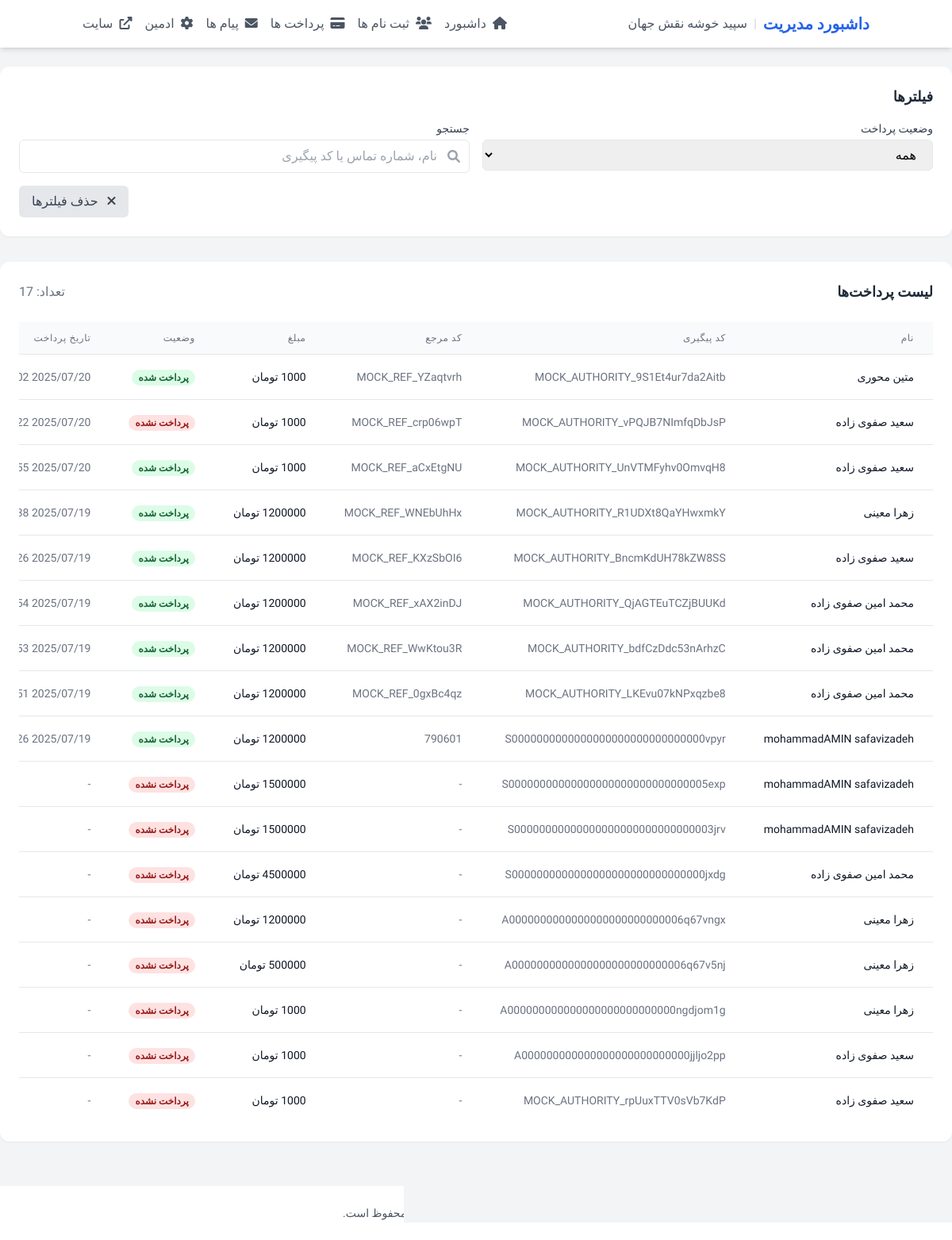
/dashboard/payments/ (signed in), run on the app's committed database.
### registration/models.py (models this page shows, shortened)
class Payment(models.Model):
    registration = models.ForeignKey(Registration, on_delete=models.CASCADE, related_name='payments', verbose_name="ثبت نام")
    amount = models.IntegerField(verbose_name="مبلغ")
    authority = models.CharField(max_length=100, verbose_name="شناسه پرداخت")
    ref_id = models.CharField(max_length=100, blank=True, null=True, verbose_name="شناسه مرجع")
    is_paid = models.BooleanField(default=False, verbose_name="پرداخت شده")
    payment_date = models.DateTimeField(blank=True, null=True, verbose_name="تاریخ پرداخت")
    class Meta:
        verbose_name = "پرداخت"
        verbose_name_plural = "پرداخت ها"
        ordering = ['-payment_date']

class Registration(models.Model):
    PAYMENT_TYPE_CHOICES = (
        ('cash', 'پرداخت نقدی'),
        ('installment', 'پرداخت اقساطی'),
    )
    PAYMENT_STATUS_CHOICES = (
        ('pending', 'در انتظار پرداخت'),
        ('paid', 'پرداخت شده'),
        ('failed', 'پرداخت ناموفق'),
    )
    name = models.CharField(max_length=100, verbose_name="نام و نام خانوادگی")
    phone = models.CharField(max_length=11, verbose_name="شماره تماس")
    payment_type = models.CharField(max_length=20, choices=PAYMENT_TYPE_CHOICES, default='cash', verbose_name="نوع پرداخت")
    payment_status = models.CharField(max_length=20, choices=PAYMENT_STATUS_CHOICES, default='pending', verbose_name="وضعیت پرداخت")
    tracking_code = models.CharField(max_length=10, unique=True, blank=True, null=True, verbose_name="کد پیگیری")
    registration_date = models.DateTimeField(auto_now_add=True, verbose_name="تاریخ ثبت نام")
    class Meta:
        verbose_name = "ثبت نام"
        verbose_name_plural = "ثبت نام ها"
        ordering = ['-registration_date']

### dashboard/views.py (the view, shortened to what this page needs)
# urls.py: path('payments/', PaymentListView.as_view(), name='payments'),
class PaymentListView(LoginRequiredMixin, View):
    def get(self, request):
        payment_status = request.GET.get('payment_status', '')
        search_query = request.GET.get('search', '')
        date_from = request.GET.get('date_from', '')
        date_to = request.GET.get('date_to', '')
        payments = Payment.objects.all()
        if payment_status:
            if payment_status == 'paid':
                payments = payments.filter(is_paid=True)
            elif payment_status == 'unpaid':
                payments = payments.filter(is_paid=False)
        if date_from:
            try:
                date_from = timezone.datetime.strptime(date_from, '%Y-%m-%d')
                payments = payments.filter(payment_date__gte=date_from)
            except ValueError:
                pass
        context = {
            'payments': payments,
            'payment_status': payment_status,
            'search_query': search_query,
            'date_from': date_from,
            'date_to': date_to,
        }
        return render(request, 'dashboard/payment_list.html', context)

### templates/dashboard/payment_list.html (shortened to what this page needs)
{% extends 'dashboard/base.html' %}
{% block content %}
<div class="bg-white rounded-xl shadow-sm p-6 mb-8">
    <h3 class="text-lg font-bold text-gray-800 mb-4">فیلترها</h3>
    <form method="get" class="grid grid-cols-1 md:grid-cols-2 gap-4">
        <div>
            <label for="is_paid" class="block text-sm font-medium text-gray-700 mb-1">وضعیت پرداخت</label>
            <select id="is_paid" name="is_paid" class="w-full px-4 py-2 border rounded-md focus:outline-none focus:ring-2 focus:ring-green-primary">
                <option value="">همه</option>
            </select>
        </div>
        <div>
            <label for="search" class="block text-sm font-medium text-gray-700 mb-1">جستجو</label>
            <div class="relative">
                <div class="absolute inset-y-0 right-0 pr-3 flex items-center pointer-events-none">
                </div>
                <input type="text" id="search" name="search" value="{{ search }}" placeholder="نام، شماره تماس یا کد پیگیری" class="pr-10 w-full px-4 py-2 border rounded-md focus:outline-none focus:ring-2 focus:ring-green-primary">
            </div>
        </div>
        <div class="md:col-span-2 flex justify-end">
            <button type="submit" class="bg-green-primary text-white py-2 px-4 rounded-md hover:bg-green-dark transition duration-300">
                <i class="fas fa-filter ml-2"></i>
            </button>
            <a href="{% url 'dashboard:payments' %}" class="mr-2 bg-gray-200 text-gray-700 py-2 px-4 rounded-md hover:bg-gray-300 transition duration-300">
                <i class="fas fa-times ml-2"></i>
                حذف فیلترها
            </a>
        </div>
    </form>
</div>
<div class="bg-white rounded-xl shadow-sm p-6">
    <div class="flex justify-between items-center mb-6">
        <h3 class="text-lg font-bold text-gray-800">لیست پرداخت‌ها</h3>
        <div class="text-gray-500">
            <span>تعداد: {{ payments.count }}</span>
        </div>
    </div>
    <div class="overflow-x-auto">
        <table class="min-w-full divide-y divide-gray-200">
            <thead class="bg-gray-50">
                <tr>
                    <th scope="col" class="px-6 py-3 text-right text-xs font-medium text-gray-500 uppercase tracking-wider">
                        نام
                    </th>
                    <th scope="col" class="px-6 py-3 text-right text-xs font-medium text-gray-500 uppercase tracking-wider">
                        کد پیگیری
                    </th>
                    <th scope="col" class="px-6 py-3 text-right text-xs font-medium text-gray-500 uppercase tracking-wider">
                        کد مرجع
                    </th>
                    <th scope="col" class="px-6 py-3 text-right text-xs font-medium text-gray-500 uppercase tracking-wider">
                        مبلغ
                    </th>
                    <th scope="col" class="px-6 py-3 text-right text-xs font-medium text-gray-500 uppercase tracking-wider">
                        وضعیت
                    </th>
                    <th scope="col" class="px-6 py-3 text-right text-xs font-medium text-gray-500 uppercase tracking-wider">
                        تاریخ پرداخت
                    </th>
                </tr>
            </thead>
            <tbody class="bg-white divide-y divide-gray-200">
                {% for payment in payments %}
                    <tr>
                        <td class="px-6 py-4 whitespace-nowrap">
                            <div class="text-sm font-medium text-gray-900">{{ payment.registration.name }}</div>
                        </td>
                        <td class="px-6 py-4 whitespace-nowrap">
                            <div class="text-sm text-gray-500">{{ payment.authority|default:"-" }}</div>
                        </td>
                        <td class="px-6 py-4 whitespace-nowrap">
                            <div class="text-sm text-gray-500">{{ payment.ref_id|default:"-" }}</div>
                        </td>
                        <td class="px-6 py-4 whitespace-nowrap">
                            <div class="text-sm text-gray-900">{{ payment.amount|floatformat:0 }} تومان</div>
                        </td>
                        <td class="px-6 py-4 whitespace-nowrap">
                            {% if payment.is_paid %}
                                <span class="px-2 inline-flex text-xs leading-5 font-semibold rounded-full bg-green-100 text-green-800">
                                    پرداخت شده
                                </span>
                            {% else %}
                                <span class="px-2 inline-flex text-xs leading-5 font-semibold rounded-full bg-red-100 text-red-800">
                                    پرداخت نشده
                                </span>
                            {% endif %}
                        </td>
                        <td class="px-6 py-4 whitespace-nowrap">
                            <div class="text-sm text-gray-500">{{ payment.payment_date|date:"Y/m/d H:i"|default:"-" }}</div>
                        </td>
                    </tr>
                {% empty %}
                    <tr>
                        <td colspan="7" class="px-6 py-4 text-center text-gray-500">
                            هیچ پرداختی یافت نشد.
                        </td>
                    </tr>
                {% endfor %}
            </tbody>
        </table>
    </div>
</div>
{% endblock %}

### templates/dashboard/base.html (shortened to what this page needs)
<!DOCTYPE html>
<html lang="fa" dir="rtl">
<head>
    <script src="https://cdn.tailwindcss.com"></script>
    <link rel="stylesheet" href="https://cdnjs.cloudflare.com/ajax/libs/font-awesome/6.0.0-beta3/css/all.min.css">
</head>
<body class="bg-gray-100 min-h-screen">
    <nav class="bg-white shadow-md">
        <div class="container mx-auto px-4">
            <div class="flex justify-between items-center py-4">
                <div class="flex items-center">
                    <a href="{% url 'dashboard:index' %}" class="text-xl font-bold text-blue-600">
                        داشبورد مدیریت
                    </a>
                    <span class="mx-2 text-gray-300">|</span>
                    <span class="text-gray-600">سپید خوشه نقش جهان</span>
                </div>
                <div class="flex items-center space-x-4 space-x-reverse">
                    <a href="{% url 'dashboard:index' %}" class="text-gray-600 hover:text-blue-600 transition duration-300">
                        <i class="fas fa-home ml-1"></i>
                        داشبورد
                    </a>
                    <a href="{% url 'dashboard:registrations' %}" class="text-gray-600 hover:text-blue-600 transition duration-300">
                        <i class="fas fa-users ml-1"></i>
                        ثبت نام ها
                    </a>
                    <a href="{% url 'dashboard:payments' %}" class="text-gray-600 hover:text-blue-600 transition duration-300">
                        <i class="fas fa-credit-card ml-1"></i>
                        پرداخت ها
                    </a>
                    <a href="{% url 'dashboard:messages' %}" class="text-gray-600 hover:text-blue-600 transition duration-300">
                        <i class="fas fa-envelope ml-1"></i>
                        پیام ها
                    </a>
                    <a href="{% url 'admin:index' %}" class="text-gray-600 hover:text-blue-600 transition duration-300" target="_blank">
                        <i class="fas fa-cog ml-1"></i>
                        ادمین
                    </a>
                    <a href="{% url 'register' %}" class="text-gray-600 hover:text-blue-600 transition duration-300" target="_blank">
                        <i class="fas fa-external-link-alt ml-1"></i>
                        سایت
                    </a>
                </div>
            </div>
        </div>
    </nav>
    <main class="py-6">
        {% block content %}{% endblock %}
    </main>
    <footer class="bg-white py-6 mt-8">
        <div class="container mx-auto px-4">
            <div class="text-center text-gray-600 text-sm">
                © تمامی حقوق برای سپید خوشه نقش جهان محفوظ است.
            </div>
        </div>
    </footer>
</body>
</html>

### templates/dashboard/base.html (style rules this page uses)
body { font-family: 'Vazirmatn', sans-serif; }
input, textarea, select { direction: rtl; }

### data on the page
Payment: registration.name "متین محوری", authority "MOCK_AUTHORITY_9S1Et4ur7da2Aitb", ref_id "MOCK_REF_YZaqtvrh", amount "1000", is_paid "پرداخت شده", payment_date "2025/07/20…"
Payment: registration.name "سعید صفوی زاده", authority "MOCK_AUTHORITY_vPQJB7NImfqDbJsP", ref_id "MOCK_REF_crp06wpT", amount "1000", is_paid "پرداخت نشده", payment_date "2025/07/20…"
Payment: registration.name "سعید صفوی زاده", authority "MOCK_AUTHORITY_UnVTMFyhv0OmvqH8", ref_id "MOCK_REF_aCxEtgNU", amount "1000", is_paid "پرداخت شده", payment_date "2025/07/20…"
Payment: registration.name "زهرا معینی", authority "MOCK_AUTHORITY_R1UDXt8QaYHwxmkY", ref_id "MOCK_REF_WNEbUhHx", is_paid "پرداخت شده", payment_date "2025/07/19…"
Payment: registration.name "سعید صفوی زاده", authority "MOCK_AUTHORITY_BncmKdUH78kZW8SS", ref_id "MOCK_REF_KXzSbOI6", is_paid "پرداخت شده", payment_date "2025/07/19…"
Payment: registration.name "محمد امین صفوی زاده", authority "MOCK_AUTHORITY_QjAGTEuTCZjBUUKd", ref_id "MOCK_REF_xAX2inDJ", is_paid "پرداخت شده", payment_date "2025/07/19…"
Payment: registration.name "محمد امین صفوی زاده", authority "MOCK_AUTHORITY_bdfCzDdc53nArhzC", ref_id "MOCK_REF_WwKtou3R", is_paid "پرداخت شده", payment_date "2025/07/19…"
Payment: registration.name "محمد امین صفوی زاده", authority "MOCK_AUTHORITY_LKEvu07kNPxqzbe8", ref_id "MOCK_REF_0gxBc4qz", is_paid "پرداخت شده", payment_date "2025/07/19…"
Payment: registration.name "mohammadAMIN safavizadeh", authority "S0000000000000000000000000000000vpyr", ref_id "790601", is_paid "پرداخت شده", payment_date "2025/07/19…"
Payment: registration.name "mohammadAMIN safavizadeh", authority "S00000000000000000000000000000005exp", ref_id "-", is_paid "پرداخت نشده", payment_date "-"
Payment: registration.name "mohammadAMIN safavizadeh", authority "S00000000000000000000000000000003jrv", ref_id "-", is_paid "پرداخت نشده", payment_date "-"
Payment: registration.name "محمد امین صفوی زاده", authority "S0000000000000000000000000000000jxdg", ref_id "-", amount "4500000", is_paid "پرداخت نشده", payment_date "-"
Payment: registration.name "زهرا معینی", authority "A0000000000000000000000000006q67vngx", ref_id "-", is_paid "پرداخت نشده", payment_date "-"
Payment: registration.name "زهرا معینی", authority "A0000000000000000000000000006q67v5nj", ref_id "-", amount "500000", is_paid "پرداخت نشده", payment_date "-"
Payment: registration.name "زهرا معینی", authority "A000000000000000000000000000ngdjom1g", ref_id "-", amount "1000", is_paid "پرداخت نشده", payment_date "-"
Payment: registration.name "سعید صفوی زاده", authority "A000000000000000000000000000jjljo2pp", ref_id "-", amount "1000", is_paid "پرداخت نشده", payment_date "-"
Payment: registration.name "سعید صفوی زاده", authority "MOCK_AUTHORITY_rpUuxTTV0sVb7KdP", ref_id "-", amount "1000", is_paid "پرداخت نشده", payment_date "-"

### other printed values
{{ payments.count }} "17"
